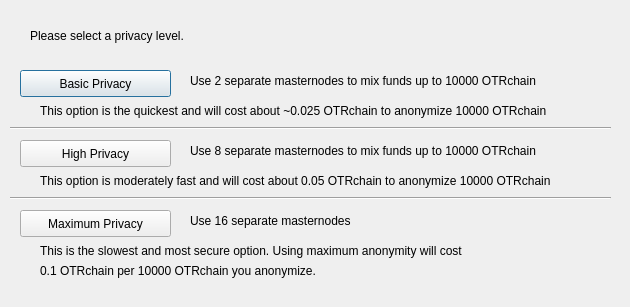
<?xml version="1.0" encoding="UTF-8"?>
<ui version="4.0">
 <class>ObfuscationConfig</class>
 <widget class="QDialog" name="ObfuscationConfig">
  <property name="geometry">
   <rect>
    <x>0</x>
    <y>0</y>
    <width>630</width>
    <height>307</height>
   </rect>
  </property>
  <property name="windowTitle">
   <string>Configure Obfuscation</string>
  </property>
  <widget class="QPushButton" name="buttonBasic">
   <property name="geometry">
    <rect>
     <x>20</x>
     <y>70</y>
     <width>151</width>
     <height>27</height>
    </rect>
   </property>
   <property name="text">
    <string>Basic Privacy</string>
   </property>
  </widget>
  <widget class="QPushButton" name="buttonHigh">
   <property name="geometry">
    <rect>
     <x>20</x>
     <y>140</y>
     <width>151</width>
     <height>27</height>
    </rect>
   </property>
   <property name="text">
    <string>High Privacy</string>
   </property>
  </widget>
  <widget class="QPushButton" name="buttonMax">
   <property name="geometry">
    <rect>
     <x>20</x>
     <y>210</y>
     <width>151</width>
     <height>27</height>
    </rect>
   </property>
   <property name="text">
    <string>Maximum Privacy</string>
   </property>
  </widget>
  <widget class="QLabel" name="label">
   <property name="geometry">
    <rect>
     <x>30</x>
     <y>20</y>
     <width>571</width>
     <height>31</height>
    </rect>
   </property>
   <property name="text">
    <string>Please select a privacy level.</string>
   </property>
  </widget>
  <widget class="QLabel" name="label_2">
   <property name="geometry">
    <rect>
     <x>190</x>
     <y>70</y>
     <width>421</width>
     <height>21</height>
    </rect>
   </property>
   <property name="text">
    <string>Use 2 separate masternodes to mix funds up to 10000 OTRchain</string>
   </property>
  </widget>
  <widget class="QLabel" name="label_3">
   <property name="geometry">
    <rect>
     <x>190</x>
     <y>140</y>
     <width>411</width>
     <height>21</height>
    </rect>
   </property>
   <property name="text">
    <string>Use 8 separate masternodes to mix funds up to 10000 OTRchain</string>
   </property>
  </widget>
  <widget class="QLabel" name="label_4">
   <property name="geometry">
    <rect>
     <x>190</x>
     <y>210</y>
     <width>421</width>
     <height>21</height>
    </rect>
   </property>
   <property name="text">
    <string>Use 16 separate masternodes</string>
   </property>
  </widget>
  <widget class="QLabel" name="label_6">
   <property name="geometry">
    <rect>
     <x>40</x>
     <y>100</y>
     <width>561</width>
     <height>21</height>
    </rect>
   </property>
   <property name="text">
    <string>This option is the quickest and will cost about ~0.025 OTRchain to anonymize 10000 OTRchain</string>
   </property>
  </widget>
  <widget class="QLabel" name="label_7">
   <property name="geometry">
    <rect>
     <x>40</x>
     <y>170</y>
     <width>561</width>
     <height>21</height>
    </rect>
   </property>
   <property name="text">
    <string>This option is moderately fast and will cost about 0.05 OTRchain to anonymize 10000 OTRchain</string>
   </property>
  </widget>
  <widget class="QLabel" name="label_8">
   <property name="geometry">
    <rect>
     <x>40</x>
     <y>240</y>
     <width>561</width>
     <height>21</height>
    </rect>
   </property>
   <property name="text">
    <string>This is the slowest and most secure option. Using maximum anonymity will cost</string>
   </property>
  </widget>
  <widget class="QLabel" name="label_9">
   <property name="geometry">
    <rect>
     <x>40</x>
     <y>260</y>
     <width>561</width>
     <height>21</height>
    </rect>
   </property>
   <property name="text">
    <string>0.1 OTRchain per 10000 OTRchain you anonymize.</string>
   </property>
  </widget>
  <widget class="Line" name="line">
   <property name="geometry">
    <rect>
     <x>10</x>
     <y>120</y>
     <width>601</width>
     <height>16</height>
    </rect>
   </property>
   <property name="orientation">
    <enum>Qt::Horizontal</enum>
   </property>
  </widget>
  <widget class="Line" name="line_2">
   <property name="geometry">
    <rect>
     <x>10</x>
     <y>190</y>
     <width>601</width>
     <height>16</height>
    </rect>
   </property>
   <property name="orientation">
    <enum>Qt::Horizontal</enum>
   </property>
  </widget>
 </widget>
 <resources/>
 <connections/>
</ui>
